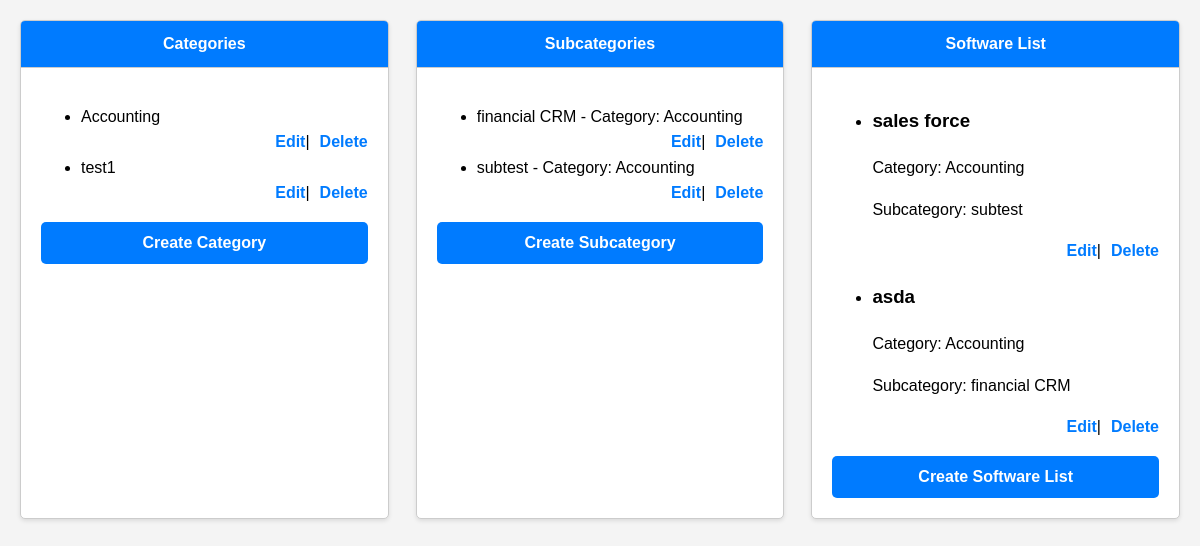
Before: /all_details/ with the older database file.
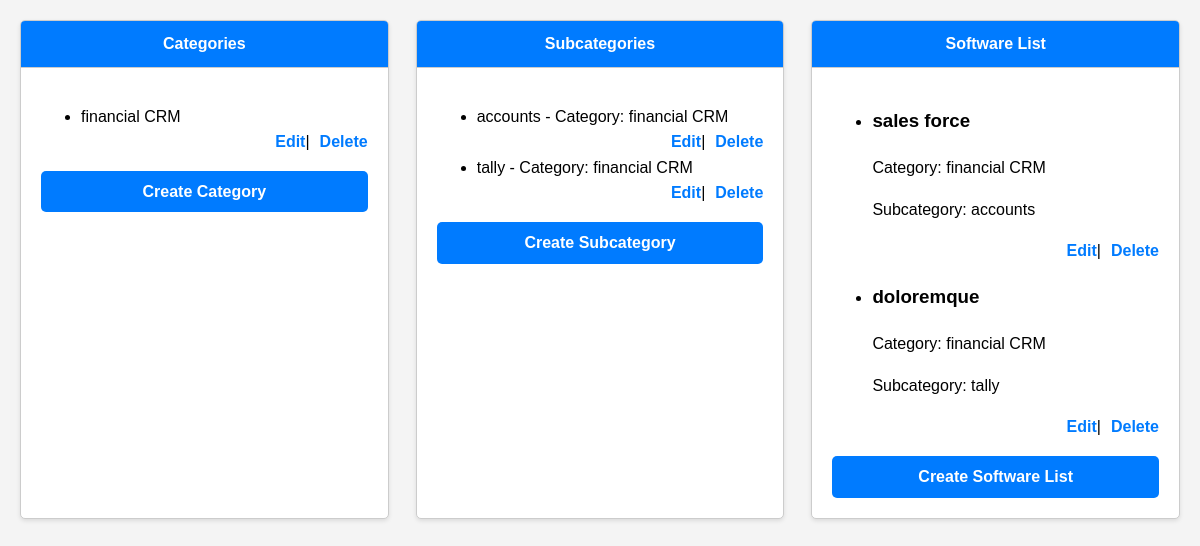
After: the same page with the newer database file.
### listingapp/models.py (models this page shows, shortened)
class Category(models.Model):
    name = models.CharField(max_length=100)

class Subcategory(models.Model):
    name = models.CharField(max_length=100)
    category = models.ForeignKey(Category, on_delete=models.CASCADE)

class SoftwareList(models.Model):
    image = models.ImageField(upload_to='software_images/')
    heading = models.CharField(max_length=255)
    description = models.TextField()
    software_description = models.TextField()
    software_features = models.TextField()
    software_specialties = models.TextField()
    subcategory = models.ForeignKey(Subcategory, on_delete=models.CASCADE)
    is_premium = models.BooleanField(default=False)  # Add a BooleanField for premium purchase option
    amount = models.DecimalField(max_digits=10, decimal_places=2, null=True, blank=True)  # Add DecimalField for premium purchase amount

### listingapp/views.py (the view)
# urls.py: path('all_details/',all_details,name="all_details"),
def all_details(request):
    categories = Category.objects.all()
    subcategories = Subcategory.objects.all()
    softwarelist = SoftwareList.objects.all()
    return render(request, 'all_details.html', {'categories': categories, 'subcategories': subcategories, 'softwarelist': softwarelist})

### listingapp/templates/all_details.html (shortened to what this page needs)
<!DOCTYPE html>
<html lang="en">
<head>
</head>
<body>
    <div class="container">
        <div class="card">
            <div class="card-header">Categories</div>
            <div class="card-body">
                <ul>
                    {% for category in categories %}
                    <li>{{ category.name }}
                        <span class="edit-delete">
                            <a href="{% url 'edit_category' category.id %}">Edit</a> |
                            <a href="{% url 'delete_category' category.id %}">Delete</a>
                        </span>
                    </li>
                    {% endfor %}
                </ul>
                <a href="{% url 'create_category' %}" class="create-btn">Create Category</a>
            </div>
        </div>
        <div class="card">
            <div class="card-header">Subcategories</div>
            <div class="card-body">
                <ul>
                    {% for subcategory in subcategories %}
                    <li>{{ subcategory.name }} - Category: {{ subcategory.category.name }}
                        <span class="edit-delete">
                            <a href="{% url 'edit_subcategory' subcategory.id %}">Edit</a> |
                            <a href="{% url 'delete_subcategory' subcategory.id %}">Delete</a>
                        </span>
                    </li>
                    {% endfor %}
                </ul>
                <a href="{% url 'create_subcategory' %}" class="create-btn">Create Subcategory</a>
            </div>
        </div>
        <div class="card">
            <div class="card-header">Software List</div>
            <div class="card-body">
                <ul>
                    {% for softwarelist in softwarelist %}
                    <li>
                        <h3>{{ softwarelist.heading }}</h3>
                        <p>Category: {{ softwarelist.subcategory.category.name }}</p>
                        <p>Subcategory: {{ softwarelist.subcategory.name }}</p>
                        <span class="edit-delete">
                            <a href="{% url 'edit_softwarelist' softwarelist.id %}">Edit</a> |
                            <a href="{% url 'delete_softwarelist' softwarelist.id %}">Delete</a>
                        </span>
                    </li>
                    {% endfor %}
                </ul>
                <a href="{% url 'create_softwarelist' %}" class="create-btn">Create Software List</a>
            </div>
        </div>
    </div>
</body>
</html>

### listingapp/templates/all_details.html (style rules this page uses)
body { font-family: Arial, sans-serif; margin: 0; padding: 0; line-height: 1.6; background-color: #f4f4f4; }
.container { display: flex; flex-wrap: wrap; justify-content: space-between; padding: 20px; }
.card { width: calc(33.33% - 20px); margin-bottom: 20px; background-color: #fff; border: 1px solid #ccc; border-radius: 5px; overflow: hidden; box-shadow: 0 2px 4px rgba(0, 0, 0, 0.1); }
.card-header { background-color: #007bff; color: #fff; padding: 10px; text-align: center; font-weight: bold; border-bottom: 1px solid #ccc; }
.card-body { padding: 20px; }
.edit-delete { display: flex; justify-content: flex-end; }
.edit-delete a { margin-left: 10px; color: #007bff; text-decoration: none; font-weight: bold; }
.create-btn { display: block; margin-top: 10px; text-align: center; background-color: #007bff; color: #fff; padding: 8px 16px; border: none; border-radius: 5px; text-decoration: none; font-weight: bold; transition: background-color 0.3s ease; }

Changed rows visible on the page:
removed Category: name "test1"
removed SoftwareList: heading "asda", subcategory.category.name "Accounting", subcategory.name "financial CRM"
changed Category: name "Accounting" → "financial CRM"
changed Subcategory: name "financial CRM" → "accounts"; category.name "Accounting" → "financial CRM"
changed Subcategory: name "subtest" → "tally"; category.name "Accounting" → "financial CRM"
changed SoftwareList "sales force": subcategory.category.name "Accounting" → "financial CRM"; subcategory.name "subtest" → "accounts"
added SoftwareList: heading "doloremque", subcategory.category.name "financial CRM", subcategory.name "tally"
